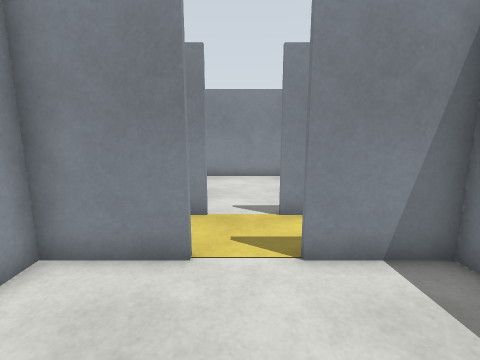
view 1 (above)

24 first-person views from a walk through a Gazebo world. The camera is 1.2 m above the floor, tilts 10° down and sees 85° across. The floor is counted in squares, 0.5 m on a side. Each view is taken from the middle of a square. On the plan, view 1 faces up. The plan holds only what a view shows up to about 17 squares ahead; the rest is blank. The place goes on beyond the plan.

view 2
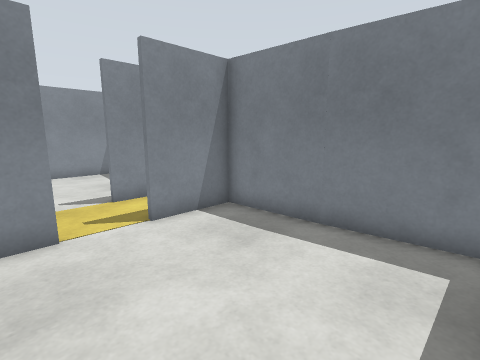

view 3
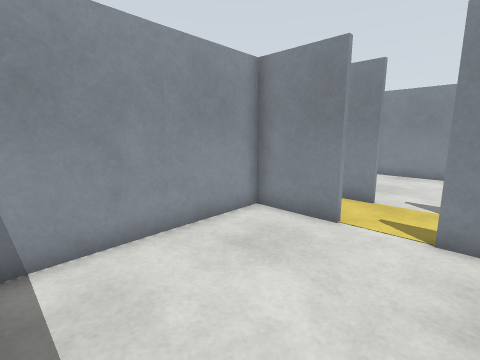

view 4
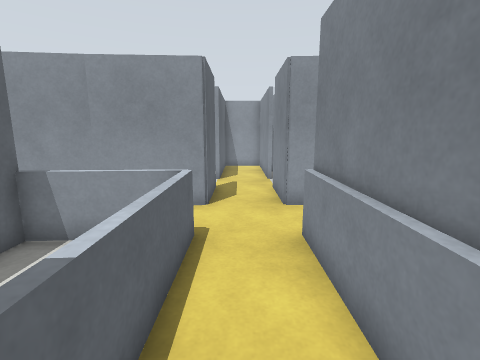

view 5
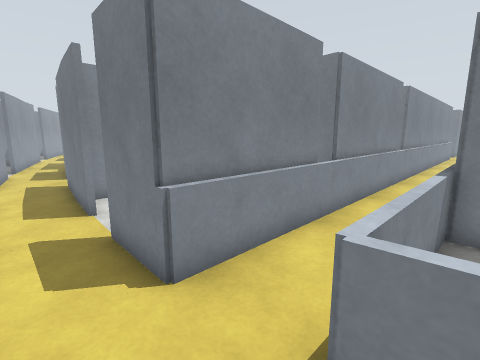

view 6
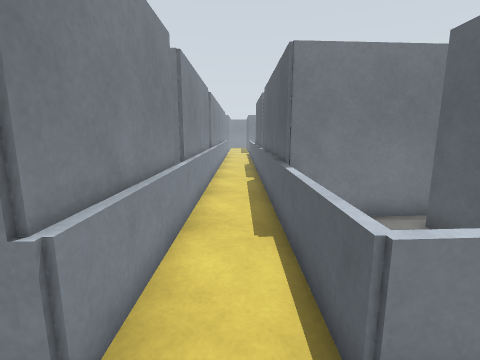

view 7
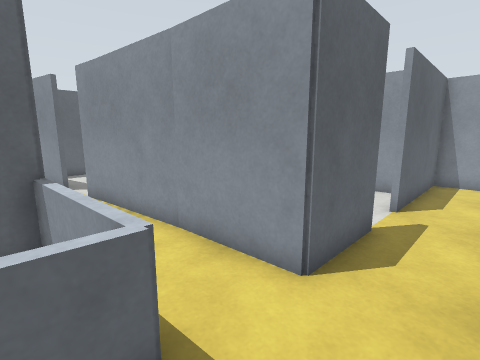

view 8
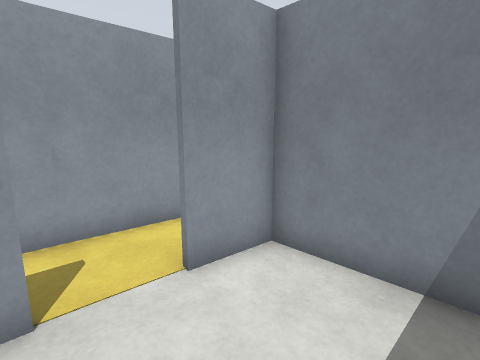

view 9
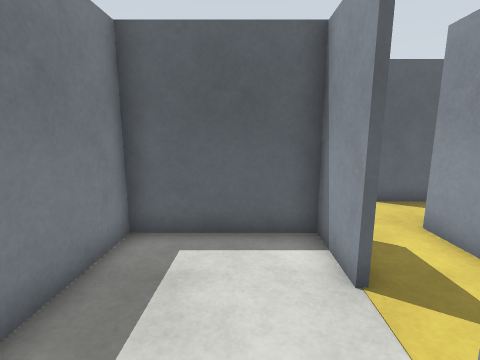

view 10
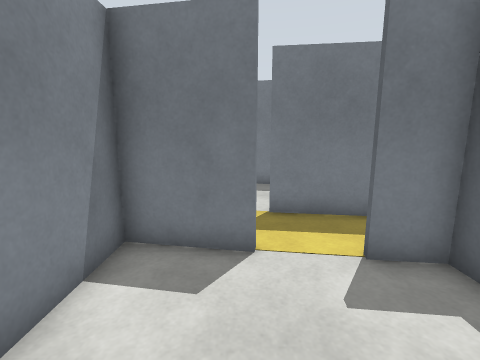

view 11
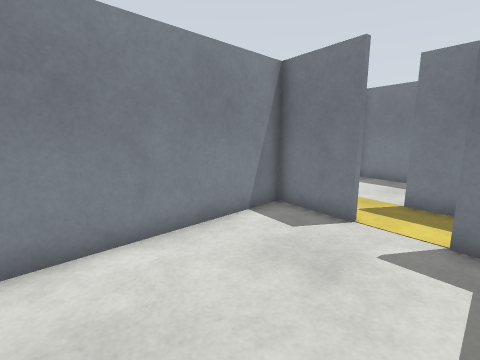

view 12
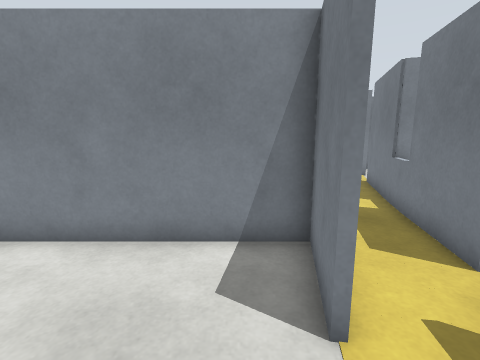

view 13
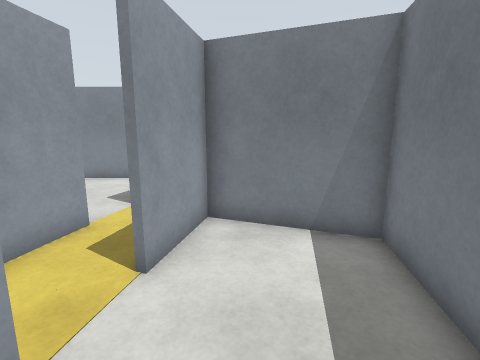

view 14
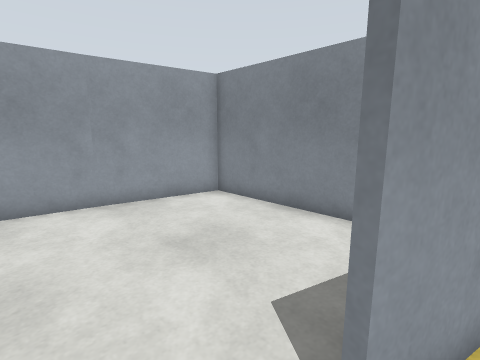

view 15
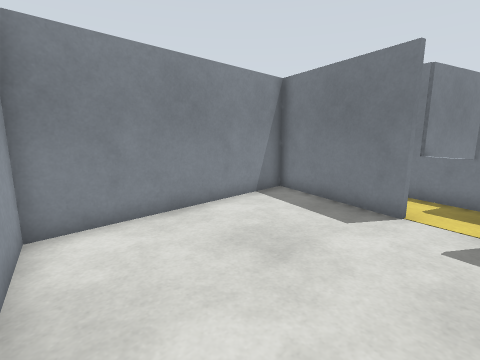

view 16
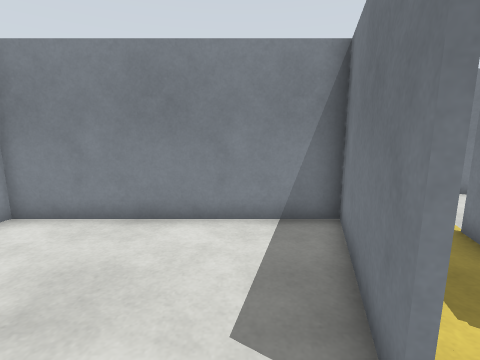

view 17
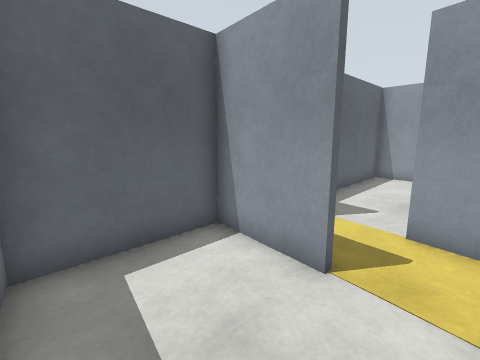

view 18
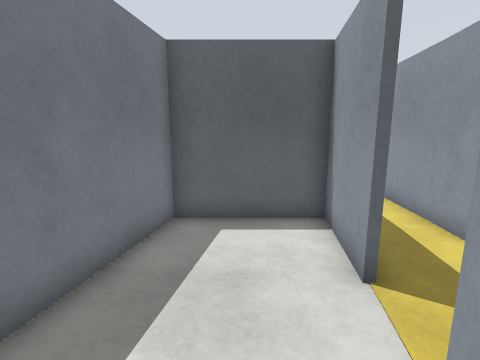

view 19
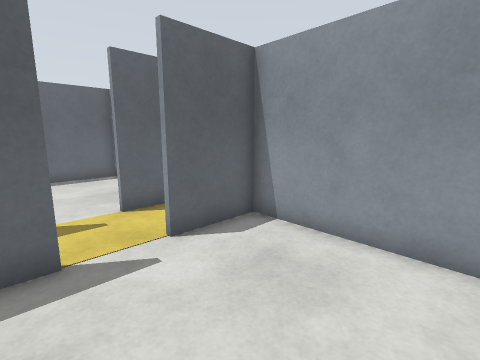

view 20
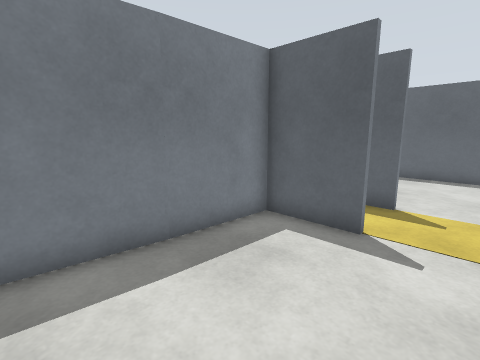

view 21
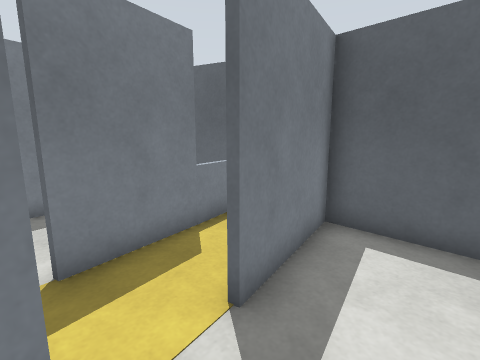

view 22
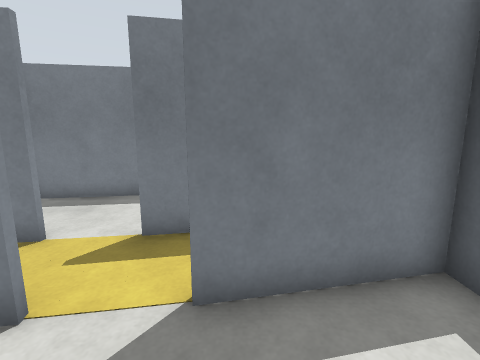

view 23
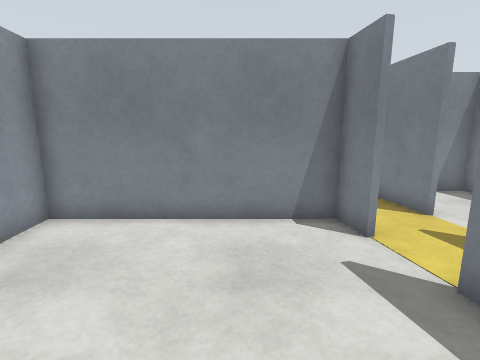

view 24
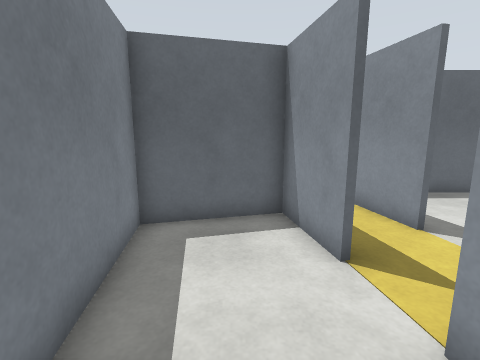

### Floor plan
Ten units are one square. View 1 is at (0, 0); x grows to the right and y downward. Boxes are objects, and circles mark ways between rooms. Rooms are numbered by the first view taken in them; rooms with no view inside come last. Other rooms are left out.
<svg viewBox="-50 -307 240 418">
<path fill="none" stroke="#000" d="M75 -79 117 -79 118 -113M45 28 35 28M119 -77 74 -77M126 -3 123 -47 185 -47M-39 -36 -35 20M55 62 61 87M-35 26 30 26M36 -149 -32 -149M111 -145 75 -145M-37 -131 -39 -76M126 64 115 -10M185 -77 129 -77M99 103 113 99M70 -49 185 -49M123 -47 71 -47M185 -75 74 -75M55 -216 -20 -216M39 -151 45 -151M75 -147 119 -147 133 -217 94 -232M-36 -170 -36 -155M-35 -151 12 -151M131 -238 93 -250M63 -248 79 -302 -15 -302 -24 -257M4 106 55 106M-35 34 -34 40M35 28 -35 28M62 105 53 62"/>
<rect x="-35" y="-55" width="30" height="10" fill="#bbb"><title>grey box</title></rect>
<rect x="-35" y="-85" width="30" height="10" fill="#bbb"><title>grey box</title></rect>
<rect x="5" y="-55" width="40" height="10" fill="#bbb"><title>grey box</title></rect>
<rect x="5" y="-85" width="40" height="10" fill="#bbb"><title>grey box</title></rect>
<rect x="35" y="-15" width="20" height="40" fill="#bbb"><title>grey box</title></rect>
<rect x="35" y="-45" width="10" height="40" fill="#bbb"><title>grey box</title></rect>
<rect x="35" y="-115" width="10" height="30" fill="#bbb"><title>grey box</title></rect>
<rect x="35" y="-145" width="20" height="30" fill="#bbb"><title>grey box</title></rect>
<rect x="45" y="25" width="10" height="20" fill="#bbb"><title>grey box</title></rect>
<rect x="65" y="-5" width="20" height="30" fill="#bbb"><title>grey box</title></rect>
<rect x="65" y="-45" width="10" height="40" fill="#bbb"><title>grey box</title></rect>
<rect x="65" y="-85" width="10" height="10" fill="#bbb"><title>grey post</title></rect>
<rect x="65" y="-105" width="10" height="20" fill="#bbb"><title>grey box</title></rect>
<rect x="65" y="-145" width="10" height="30" fill="#bbb"><title>grey box</title></rect>
<rect x="75" y="45" width="20" height="30" fill="#bbb"><title>grey box</title></rect>
<rect x="75" y="-15" width="40" height="10" fill="#bbb"><title>grey box</title></rect>
<rect x="85" y="75" width="10" height="20" fill="#bbb"><title>grey box</title></rect>
<rect x="95" y="65" width="40" height="20" fill="#bbb"><title>grey box</title></rect>
<rect x="45" y="-165" width="10" height="20" fill="#bbb"><title>grey box</title></rect>
<rect x="45" y="-215" width="20" height="30" fill="#bbb"><title>grey box</title></rect>
<rect x="55" y="-235" width="10" height="20" fill="#bbb"><title>grey box</title></rect>
<rect x="65" y="-185" width="20" height="40" fill="#bbb"><title>grey box</title></rect>
<rect x="75" y="-235" width="20" height="40" fill="#bbb"><title>grey box</title></rect>
<rect x="85" y="-255" width="10" height="20" fill="#bbb"><title>grey box</title></rect>
<rect x="-25" y="-275" width="10" height="10" fill="#bbb"><title>grey box</title></rect>
<rect x="-45" y="35" width="20" height="40" fill="#bbb"><title>grey box</title></rect>
<circle cx="60" cy="-150" r="3" fill="#2a7"/>
<circle cx="50" cy="50" r="3" fill="#2a7"/>
<circle cx="60" cy="-235" r="3" fill="#2a7"/>
<text x="50" y="-40">1</text>
<text x="50" y="-190">2</text>
<text x="20" y="-260">3</text>
<text x="-10" y="70">4</text>
</svg>
Room 1 opens to room 2. Room 1 opens to room 4. Room 2 opens to room 3.

Where each view was taken, in squares from view 1:
view 1: 0 up, 0 right, facing up
view 2: 2 down, 2 left, facing up-right
view 3: 2 down, 2 right, facing up-left
view 4: 6 up, 13 right, facing left
view 5: 4 up, 5 right, facing up-right
view 6: 6 up, 5 right, facing right
view 7: 7 up, 8 right, facing down-left
view 8: 10 up, 11 right, facing up-left
view 9: 14 up, 9 right, facing down
view 10: 19 up, 0 right, facing right
view 11: 16 up, 2 left, facing up-right
view 12: 16 up, 4 right, facing up
view 13: 16 up, 10 right, facing up
view 14: 23 up, 7 right, facing up-left
view 15: 23 up, 2 left, facing up-right
view 16: 23 up, 5 right, facing up
view 17: 20 up, 12 right, facing down-left
view 18: 22 up, 10 right, facing down
view 19: 13 up, 2 right, facing down-left
view 20: 14 up, 1 left, facing down-right
view 21: 4 down, 3 right, facing down-right
view 22: 7 down, 2 right, facing right
view 23: 10 down, 2 right, facing up
view 24: 0 up, 10 right, facing down
